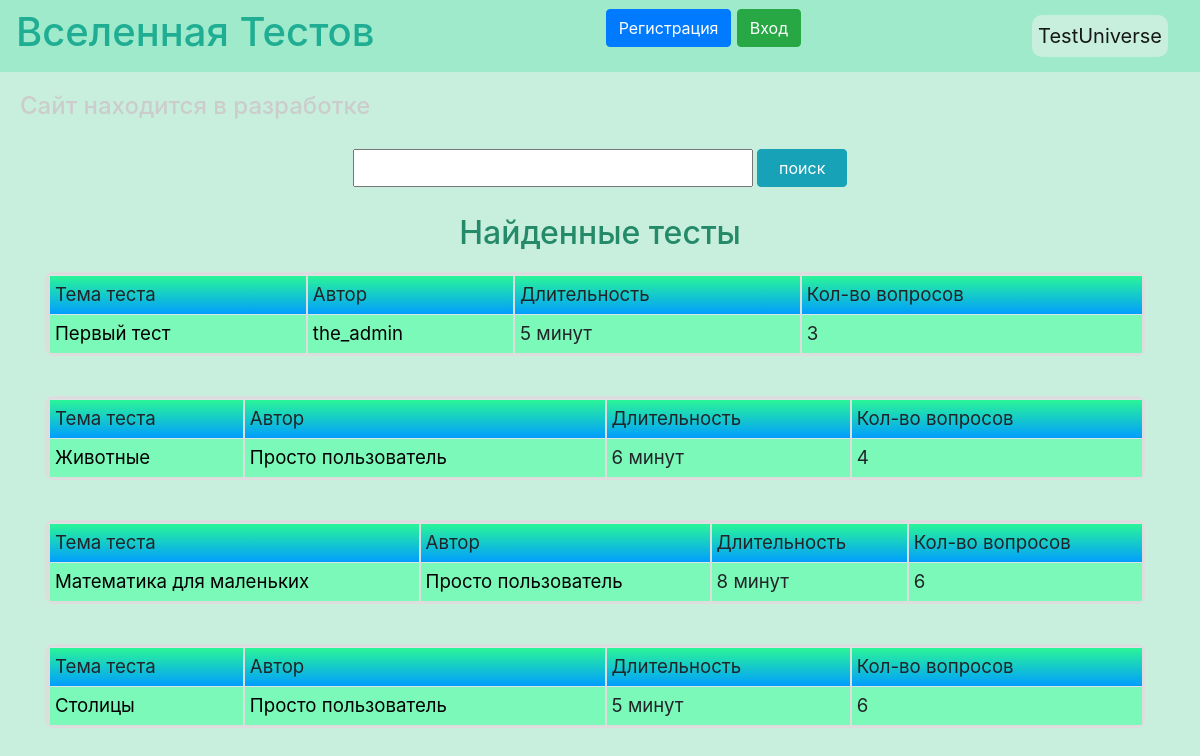
The page / on the database its author committed.
### data/tests.py (models this page shows, shortened)
class Tests(SqlAlchemyBase, UserMixin, SerializerMixin):
    __tablename__ = 'tests'
    id = sqlalchemy.Column(sqlalchemy.Integer,
                           primary_key=True, autoincrement=True)
    title = sqlalchemy.Column(sqlalchemy.String, nullable=True)
    content = sqlalchemy.Column(sqlalchemy.String, nullable=True)
    key = sqlalchemy.Column(sqlalchemy.String, nullable=True)
    duration = sqlalchemy.Column(sqlalchemy.Integer, nullable=True, default=5)
    created_date = sqlalchemy.Column(sqlalchemy.DateTime,
                                     default=datetime.datetime.now)
    is_private = sqlalchemy.Column(sqlalchemy.Boolean, default=False)
    code = sqlalchemy.Column(sqlalchemy.String, nullable=True)
    size = sqlalchemy.Column(sqlalchemy.Integer, default=0)
    creator = sqlalchemy.Column(sqlalchemy.Integer,
                                sqlalchemy.ForeignKey("users.id"))
    user = orm.relationship('User')

### data/users.py (models this page shows, shortened)
class User(SqlAlchemyBase, UserMixin, SerializerMixin):
    __tablename__ = 'users'
    id = sqlalchemy.Column(sqlalchemy.Integer,
                           primary_key=True, autoincrement=True)
    name = sqlalchemy.Column(sqlalchemy.String, nullable=True)
    about = sqlalchemy.Column(sqlalchemy.String, nullable=True)
    email = sqlalchemy.Column(sqlalchemy.String,
                              index=True, unique=True, nullable=True)
    hashed_password = sqlalchemy.Column(sqlalchemy.String, nullable=True)
    created_date = sqlalchemy.Column(sqlalchemy.DateTime,
                                     default=datetime.datetime.now)
    tests = orm.relationship("Tests", back_populates='user')

### main.py (the view)
@app.route("/", methods=['GET', 'POST'])
def index():
    search_form = SearchForm()
    if search_form.validate_on_submit():
        req = search_form.search.data
    else:
        req = ''
    db_sess = db_session.create_session()
    if current_user.is_authenticated:
        tests = db_sess.query(Tests).filter(
            (Tests.user == current_user) | (Tests.is_private is not True),
            Tests.title.like(f'%{req}%')
        )
    else:
        tests = db_sess.query(Tests).filter(
            Tests.is_private is not True,
            Tests.title.like(f'%{req}%')
        )
    users = db_sess.query(User).all()
    names = {name.id: name.name for name in users}
    return render_template("index.html", form=search_form, tests=tests, names=names)

### forms/search.py
class SearchForm(FlaskForm):
    search = StringField('поиск')
    submit = SubmitField('поиск')

### data/db_session.py (called while the page is built)
def create_session() -> Session:
    global __factory
    return __factory()

### templates/index.html (shortened to what this page needs)
{% extends "base.html" %}
{% block content %}
<form action="" method="post">
        <div align="center">
            {{ form.search(style="width:400px;display:inline;line-height:32px") }}
            {{ form.submit(type="submit", style="width:90px;display:inline;margin-bottom:3px", class="btn btn-info btn-block") }}
        </div><br>
</form>
<h2 align="center" style="margin-bottom:20px;color:#248a69">Найденные тесты</h2>
{% for test in tests %}
<div class="table">
    <table class="my_table" width="1100px">
        <tr class="my_row">
            <td class="title">Тема теста</td>
            <td class="title">Автор</td>
            <td class="title" align="center">Длительность</td>
            <td class="title" align="center">Кол-во вопросов</td>
        </tr>
        <tr class="my_row">
            <td class="ordinary"><a class="link-1" href="/complete_test/{{ test.id }}">{{ test.title }}</a></td>
            <td class="ordinary"><a class="link-1" href="/profile/{{ names[test.creator] }}">{{ names[test.creator] }}</a></td>
            <td class="ordinary" align="center">{{ test.duration }} минут</td>
            <td class="ordinary" align="center">{{ test.size }}</td>
        </tr>
    </table>
</div>
<br>
{% endfor %}
{% endblock %}

### templates/base.html (shortened to what this page needs)
<!DOCTYPE html>
<html lang="en">
<head>
    <link rel="stylesheet" href="https://stackpath.bootstrapcdn.com/bootstrap/4.4.1/css/bootstrap.min.css"
>
    <link rel="stylesheet" type="text/css" href="../static/css/style.css"/>
</head>
<body>
<header>
    <nav class="navbar navbar-light bg-green">
        <h1>Вселенная Тестов</h1>
        {% if current_user.is_authenticated %}
        <a class="navbar-brand" href="/profile/{{ current_user.name }}">{{ current_user.name }}</a>
        {% else %}
        <p>
            <a class="btn btn-primary " href="/register">Регистрация</a>
            <a class="btn btn-success" href="/login">Вход</a>
        </p>
        {% endif %}
        <a class="navbar-brand" href="/">TestUniverse</a>
    </nav>
    <h4>Сайт находится в разработке</h4>
</header>
<main role="main" class="container">
    {% block content %}{% endblock %}
</main>
</body>
</html>

### static/css/style.css (style rules this page uses)
td.title { background-image: linear-gradient(180deg, #2af598 0%, #009efd 100%); align: "center"; font-size: 14pt; padding: 5px; }
td.ordinary { background-color: #7BF9B9; align: "center"; font-size: 14pt; padding: 5px; }
table { border-collapse: separate; border: 3px solid #ddd; border-radius: 8px; border-spacing: 0px; align: "center"; }
h4 { color: #cccccc; padding: 20px; }
p { font-size: 14pt; line-height: 30px; }
nav { background-color: #9FEACA; color: #1FAD93; }
body { background-color: #C8EFDE; }
th, td { padding: 5px 5px 5px 5px; text-align: left; vertical-align: top; border-left: 2px solid #ddd; }
a.navbar-brand { background-color: #C8EFDE; border-radius: 10px; padding: 6px; }
a.link-1 { color: black; }

### rows shown on the page
Tests: title "Первый тест", creator.name "the_admin", duration "5", size "3"
Tests: title "Животные", creator.name "Просто пользователь", duration "6", size "4"
Tests: title "Математика для маленьких", creator.name "Просто пользователь", duration "8", size "6"
Tests: title "Столицы", creator.name "Просто пользователь", duration "5", size "6"
